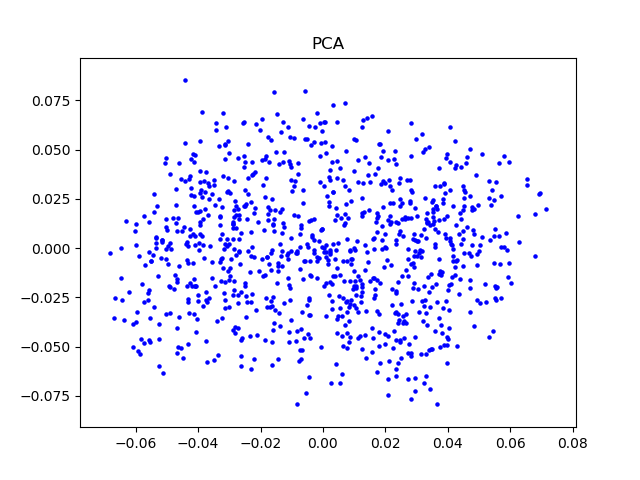

The script that saved this image:
#!/usr/bin/env python3

"""
Usage: ./pca.py eigenvec file (from plink)
In theory, this code should plot the principal component analysis.
"""

import sys
import matplotlib.pyplot as plt

x = []
y = []
for line in open(sys.argv[1]):
    fields = line.rstrip('\r\n').split(' ')
    x.append(float(fields[2]))
    y.append(float(fields[3]))
    
fig, ax = plt.subplots()

plt.scatter(x, y, s=5, color="blue")
# plt.xlim(0, 250)
# plt.ylim(0, 6000)
ax.set_title("PCA")

fig.savefig("pca.png")
plt.close(fig)   